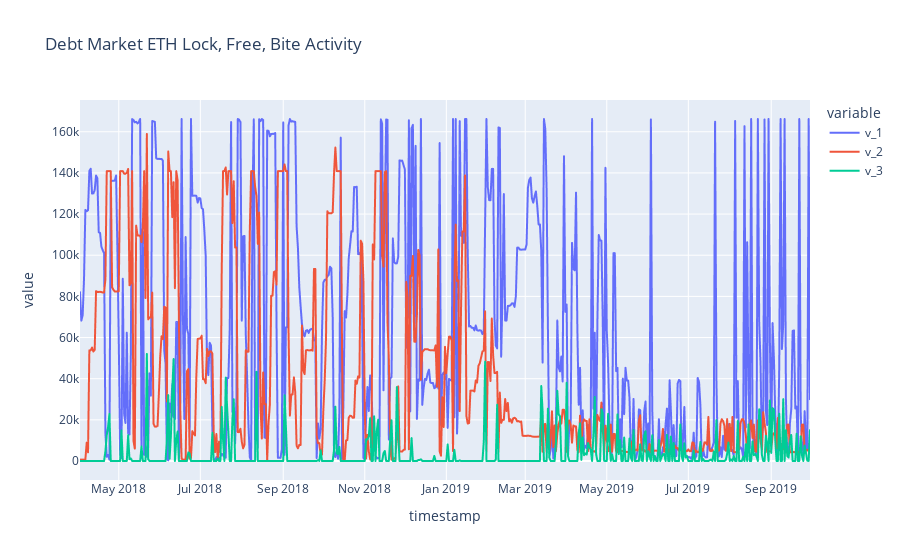

Notebook code cell kept with this figure:
### Code cell
df.plot(x='timestamp', y=['v_1', 'v_2', 'v_3'], title='Debt Market ETH Lock, Free, Bite Activity')

### Figure 1 — Plotly figure (JSON) as saved in the notebook; plotly's stock layout.template omitted (floating-point values rounded to 4 significant figures; data arrays with more than 128 entries replaced by an {"elided": "..."} marker saying what was removed)
{"data": [{"hovertemplate": "variable=v_1<br>timestamp=%{x}<br>value=%{y}<extra></extra>", "legendgroup": "v_1", "line": {"color": "#636efa", "dash": "solid"}, "mode": "lines", "name": "v_1", "showlegend": true, "type": "scattergl", "x": {"elided": "547 str values"}, "xaxis": "x", "y": {"elided": "547 float values"}, "yaxis": "y"}, {"hovertemplate": "variable=v_2<br>timestamp=%{x}<br>value=%{y}<extra></extra>", "legendgroup": "v_2", "line": {"color": "#EF553B", "dash": "solid"}, "mode": "lines", "name": "v_2", "showlegend": true, "type": "scattergl", "x": {"elided": "547 str values"}, "xaxis": "x", "y": {"elided": "547 float values"}, "yaxis": "y"}, {"hovertemplate": "variable=v_3<br>timestamp=%{x}<br>value=%{y}<extra></extra>", "legendgroup": "v_3", "line": {"color": "#00cc96", "dash": "solid"}, "mode": "lines", "name": "v_3", "showlegend": true, "type": "scattergl", "x": {"elided": "547 str values"}, "xaxis": "x", "y": {"elided": "547 float values"}, "yaxis": "y"}], "layout": {"legend": {"title": {"text": "variable"}, "tracegroupgap": 0}, "title": {"text": "Debt Market ETH Lock, Free, Bite Activity"}, "xaxis": {"anchor": "y", "domain": [0, 1], "title": {"text": "timestamp"}}, "yaxis": {"anchor": "x", "domain": [0, 1], "title": {"text": "value"}}}}
